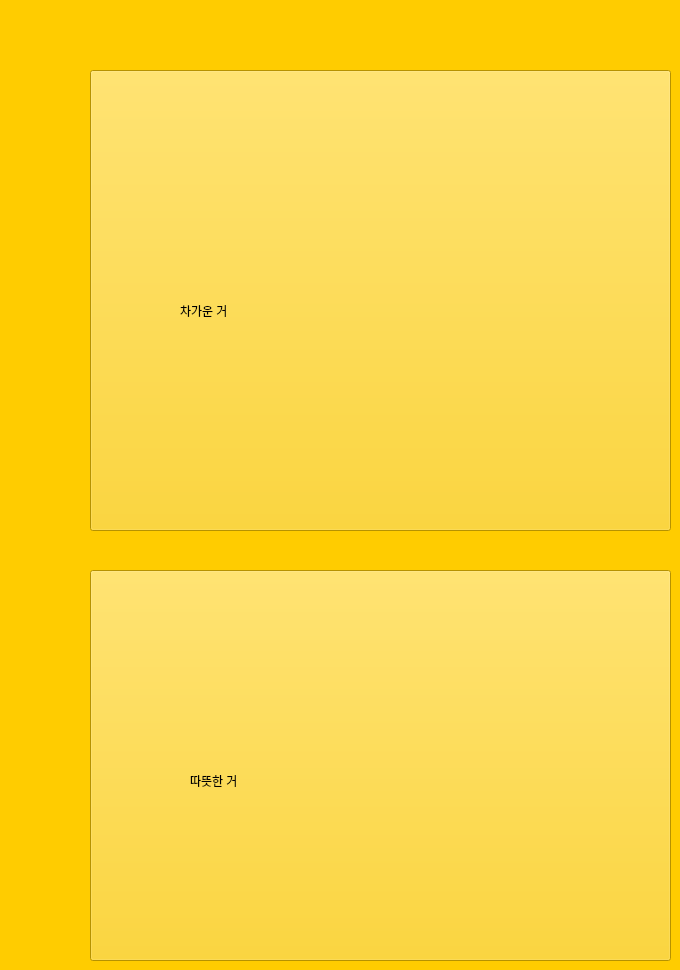
      <widget class="QWidget" name="C_I_H_option_page">
       <property name="styleSheet">
        <string notr="true">background-color: rgb(255, 204, 0);</string>
       </property>
       <widget class="QPushButton" name="coffee_ice_btn">
        <property name="geometry">
         <rect>
          <x>90</x>
          <y>70</y>
          <width>581</width>
          <height>461</height>
         </rect>
        </property>
        <property name="styleSheet">
         <string notr="true">QPushButton {
    background-color: rgb(255, 204, 0);   /* 노란색 */
    /*border: 2px solid black;    /* 검정 테두리 */
   /* border-radius: 20px;        /* 둥근 정도 (원하는 값으로 조정) */
    font-size: 24px;            /* 폰트 크기도 여기서 조절 가능 */
}
</string>
        </property>
        <property name="text">
         <string/>
        </property>
       </widget>
       <widget class="QPushButton" name="coffee_hot_btn">
        <property name="geometry">
         <rect>
          <x>90</x>
          <y>570</y>
          <width>581</width>
          <height>391</height>
         </rect>
        </property>
        <property name="text">
         <string/>
        </property>
       </widget>
       <widget class="QLabel" name="coffee_ice_label">
        <property name="geometry">
         <rect>
          <x>180</x>
          <y>210</y>
          <width>371</width>
          <height>201</height>
         </rect>
        </property>
        <property name="styleSheet">
         <string notr="true">QLabel {
	font: 80pt &quot;휴먼아미체&quot;;
    background-color: transparent;
}</string>
        </property>
        <property name="text">
         <string>차가운 거</string>
        </property>
       </widget>
       <widget class="QLabel" name="coffee_hot_label">
        <property name="geometry">
         <rect>
          <x>190</x>
          <y>690</y>
          <width>361</width>
          <height>181</height>
         </rect>
        </property>
        <property name="styleSheet">
         <string notr="true">QLabel {
	font: 80pt &quot;휴먼아미체&quot;;
    background-color: transparent;
}</string>
        </property>
        <property name="text">
         <string>따뜻한 거</string>
        </property>
       </widget>
      </widget>
